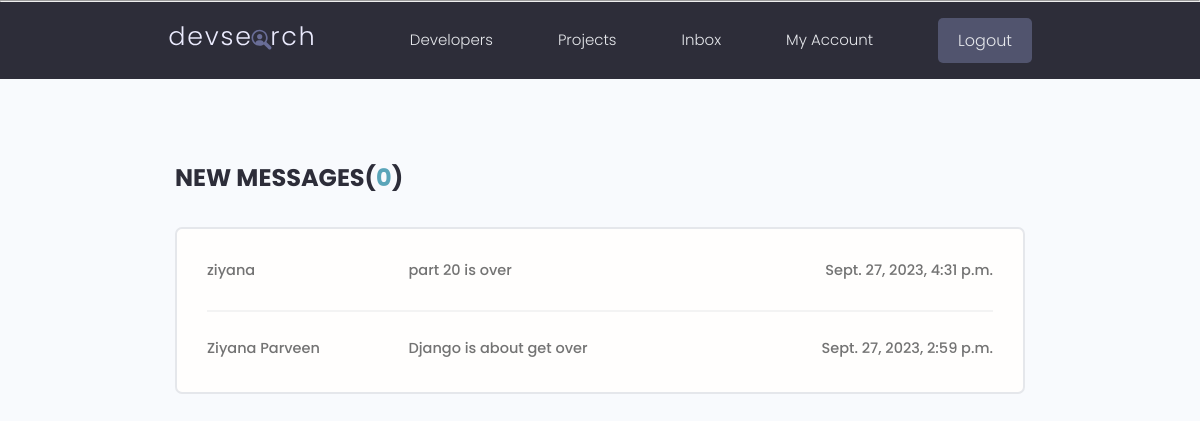
The page /inbox/ (signed in) on the database its author committed.
### users/models.py (models this page shows, shortened)
class Message(models.Model):
    sender = models.ForeignKey(Profile, on_delete=models.SET_NULL, null=True, blank=True )
    recipient = models.ForeignKey(Profile, on_delete=models.SET_NULL, null=True, blank=True, related_name='messages')
    name = models.CharField(max_length=200, null=True, blank=True)
    email = models.EmailField(null=True,blank=True)
    subject = models.CharField(max_length=200,null=True,blank=True)
    body = models.TextField()
    is_read = models.BooleanField(default=False,null=True)
    created = models.DateTimeField(auto_now_add=True)
    class Meta:
        ordering=['is_read','-created']

### users/views.py (the view)
# urls.py: path('inbox/',views.inbox,name='inbox'),
@login_required(login_url='users:login')
def inbox(request):
    recipient = request.user.profile
    recieved_msgs = recipient.messages.all()
    unreadCount = recieved_msgs.filter(is_read=False).count()
    context={
        'recieved_msgs':recieved_msgs,
        'unreadcount':unreadCount,
    }
    return render(request,'users/inbox.html',context)

### users/templates/users/inbox.html
{% extends 'main.html' %}
{% block content %}
  <main class="inbox my-xl">
    <div class="content-box">
      <h3 class="inbox__title">New Messages(<span>{{unreadcount}}</span>)</h3>
      <ul class="messages">
        {% for msg in recieved_msgs %}
        {% if msg.is_read == False %}
        <li class="message message--unread">
        {% else %}
          <li class="message ">
        {% endif %}
          <a href="{% url 'users:view-message' msg.id %}">
            <span class="message__author">{{msg.name}}</span>
            <span class="message__subject">{{msg.subject}}</span>
            <span class="message__date">{{msg.created}}</span>
          </a>
        </li>
        {% endfor %}
      </ul>
    </div>
  </main>
{% endblock %}

### static/styles/app.css (style rules this page uses)
:root { --color-sub: #2d2d39; }
.content-box { width: 95%; max-width: 85rem; margin: 0 auto; }
.inbox { height: 90vh; }
.inbox__title, .inbox__title span { font-size: 2.4rem; font-weight: 700; color: var(--color-sub); text-transform: uppercase; text-align: left; margin-bottom: 3rem; }
.inbox__title span { color: var(--color-main); }
.messages { list-style: none; background: var(--color-white); padding: 0.5rem 3rem; border: 2px solid var(--color-light); border-radius: 0.7rem; }
.message { padding: 2.5rem 0; }
.message > a span { font-size: 1.45rem; font-weight: 500; }
.message:not(:last-child) { border-bottom: 2px solid var(--color-white-light); }
.message > a { display: flex; gap: 1rem; }
.message__author, .message__date { flex-basis: 25%; }
.message__subject { flex-basis: 50%; }
.message__date { text-align: right; }

### static/uikit/styles/modules/_variables.css (style rules this page uses)
:root { --color-main: #5aa5b9; --color-main-light: #e6faff; --color-sub: #3f4156; --color-sub-light: #51546e; --color-sub-lighter: #ededfd; --color-text: #737373; --color-gray: #8b8b8b; --color-light: #e5e7eb; --color-light-gray: #767676; --color-bg: #f8fafd; --color-white: #fffefd; --color-white-light: #f3f3f3; --color-success: #359e64; --color-success-bg: #def8e8; --color-error: #fc4b0b; --color-error-bg: #fff2ee; --font-base: 'Poppins', arial, helvetica, 'Segoe UI', roboto, ubuntu, sans-serif; --font-monospace: 'Fira Code', 'Courier New', courier, monospace; --font-regular: 300; --font-medium: 500; --font-bold: 700; --generic-shadow: 1px 1px 5px #00000010; --generic-transition: all 0.3s ease-in-out; }

### static/uikit/styles/modules/_base.css (style rules this page uses)
* { margin: 0; padding: 0; box-sizing: border-box; text-rendering: optimizeLegibility; color: inherit; font-size: inherit; }
html { font-size: 50%; }
@media only screen and (min-width: 480px) { html { font-size: 56.25%; } }
@media only screen and (min-width: 1200px) { html { font-size: 62.5%; } }
body { line-height: 1.6; font-weight: 400; font-size: 1.5rem; color: var(--color-text); background-color: var(--color-bg); min-height: 100vh; }

### static/uikit/styles/modules/_typography.css (style rules this page uses)
* { font-family: var(--font-base); }
h3 { font-size: 3.2rem; font-weight: var(--font-medium); }
p, span, strong { font-size: 1.6rem; color: var(--color-text); font-weight: var(--font-regular); }
a { padding-bottom: 2px; text-decoration: none; display: inline-block; color: var(--color-main); font-weight: var(--font-medium); }

### static/uikit/styles/modules/_utilities.css (style rules this page uses)
.my-xl { margin: 8rem auto; }

### rows shown on the page
Message: name "ziyana", subject "part 20 is over", created "Sept. 27, 2023, 4:31 p.m."
Message: name "Ziyana Parveen", subject "Django is about get over", created "Sept. 27, 2023, 2:59 p.m."

### other values the page prints
{{ unreadcount }} "0"
